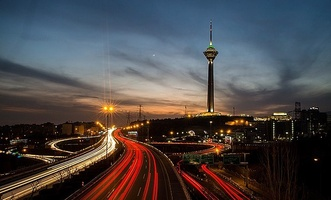
#> input picture images/milad_tower.jpg, 331 x 200 px, shrunk from 640 x 388 before the run
$ jupyter execute 06-Histograms.ipynb
#> lines starting #> are read from the running program, lines starting #| are printed output that depends on the picture
# =======================================
## Histograms are a great way to visualize individual color components
# =======================================

[cell 1]
import cv2
import numpy as np

# We need to import matplotlib to create our histogram plots
from matplotlib import pyplot as plt

**cv2.calcHist(images, channels, mask, histSize, ranges[, hist[, accumulate]])**

- images : it is the source image of type uint8 or float32. it should be given in square brackets, ie, "[img]".
- channels : it is also given in square brackets. It is the index of channel for which we calculate histogram. For example, if input is grayscale image, its value is [0]. For color image, you can pass [0], [1] or [2] to calculate histogram of blue, green or red channel respectively.
- mask : mask image. To find histogram of full image, it is given as "None". But if you want to find histogram of particular region of image, you have to create a mask image for that and give it as mask. (I will show an example later.)
- histSize : this represents our BIN count. Need to be given in square brackets. For full scale, we pass [256].
- ranges : this is our RANGE. Normally, it is [0,256].

[cell 2]
image = cv2.imread('../../images/milad_tower.jpg')
#> image is the input picture: shape (200, 331, 3); mean B, G, R 73.5, 71.9, 76.2
histogram = cv2.calcHist([image], [0], None, [256], [0, 256])
#> histogram = 256 values, max 5934 at index 0, min 0 at index 195, mean 258.6

**numpy.ravel(a, order='C') --> Making the image flat**

- a  (array_like): Input array. The elements in a are read in the order specified by order, and packed as a 1-D array.

- order {‘C’,’F’, ‘A’, ‘K’}, optional: The elements of a are read using this index order. ‘C’ means to index the elements in row-major, C-style order, with the last axis index changing fastest, back to the first axis index changing slowest. ‘F’ means to index the elements in column-major, Fortran-style order, with the first index changing fastest, and the last index changing slowest. Note that the ‘C’ and ‘F’ options take no account of the memory layout of the underlying array, and only refer to the order of axis indexing. ‘A’ means to read the elements in Fortran-like index order if a is Fortran contiguous in memory, C-like order otherwise. ‘K’ means to read the elements in the order they occur in memory, except for reversing the data when strides are negative. By default, ‘C’ index order is used.

[cell 3]
# We plot a histogram, ravel() flatens our image array
plt.hist(image.ravel(), 256, [0, 256])
plt.show()
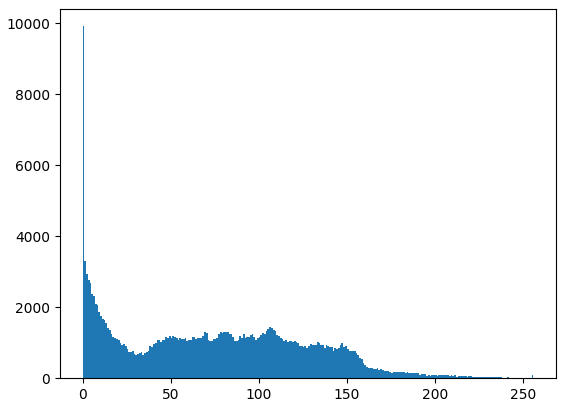
#> figure drawn by matplotlib, 1 panel; tallest bar 9911 high, from x = 0 to 1

[cell 4]
# Simply use 'imwrite' specificing the file name and the image to be saved
cv2.imwrite('histogram.jpg', cv2.merge(image))
#> Out = True
# cv2.imwrite('red.png', cv2.merge(image)

** Next we enumerate each color to calculate the amount of rgb intensity within each pixel**

[cell 5]
# Viewing Separate Color Channels
color = ('b', 'g', 'r')

# We now separate the colors and plot each in the Histogram
for i, col in enumerate(color):
    histogram2 = cv2.calcHist([image], [i], None, [256], [0, 256])
    plt.plot(histogram2, color = col)
    plt.xlim([0,256])

plt.show()
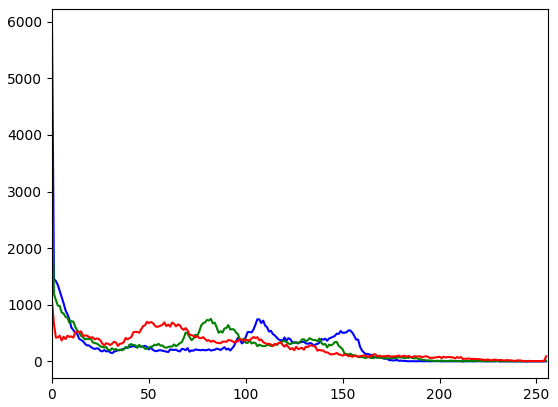
#> figure drawn by matplotlib, 1 panel; curve peaks at x = 0, y = 5934; curve peaks at x = 0, y = 2904; curve peaks at x = 0, y = 1073

[cell 6]
row, col = 1, 2
fig, axs = plt.subplots(row, col, figsize=(15, 10))
fig.tight_layout()

axs[0].imshow(image)
axs[0].set_title('Matplotlib Colors')

axs[1].imshow(cv2.cvtColor(image, cv2.COLOR_BGR2RGB))
axs[1].set_title('Original RGB Colors')

plt.show()
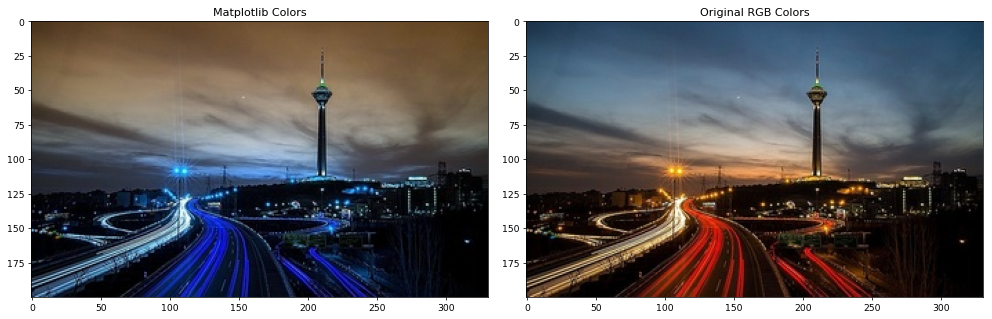
#> figure drawn by matplotlib, 2 panels; B, G, R data is drawn as R, G, B

# Another example of a histogram

[cell 7]
image_tobago = cv2.imread('../../images/tobago.jpg')
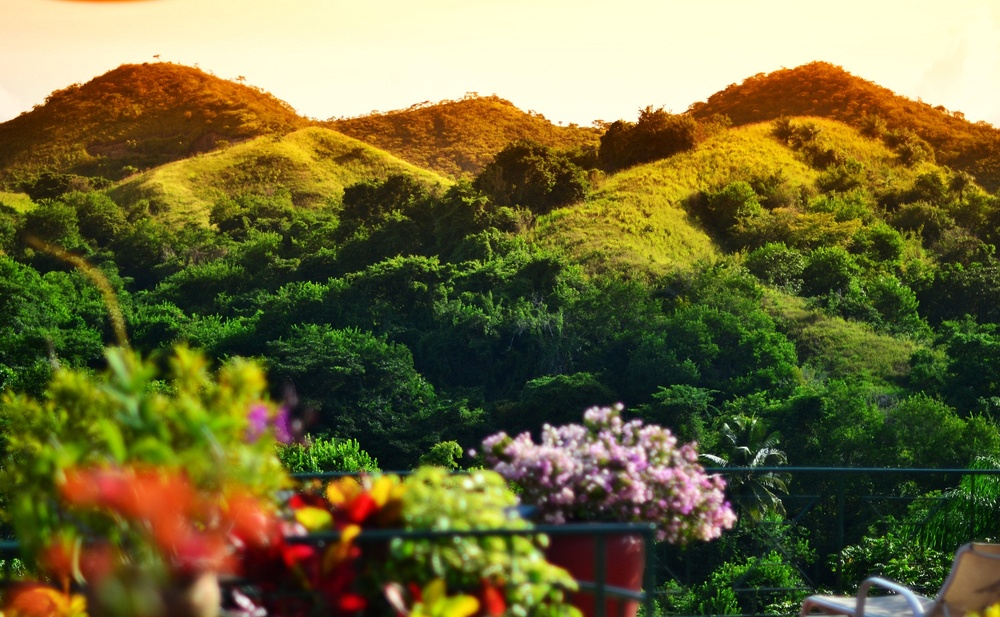
#> input picture images/tobago.jpg, 1000 x 617 px, shrunk from 1936 x 1194 before the run
#> image_tobago is the input picture: shape (617, 1000, 3); mean B, G, R 57.4, 105.2, 110.9

[cell 8]
histogram = cv2.calcHist([image_tobago], [0], None, [256], [0, 256])
#> histogram = 256 values, max 44483 at index 0, min 0 at index 252, mean 2410.2

# We plot a histogram, ravel() flatens our image array
plt.hist(image_tobago.ravel(), 256, [0, 256])
plt.show()
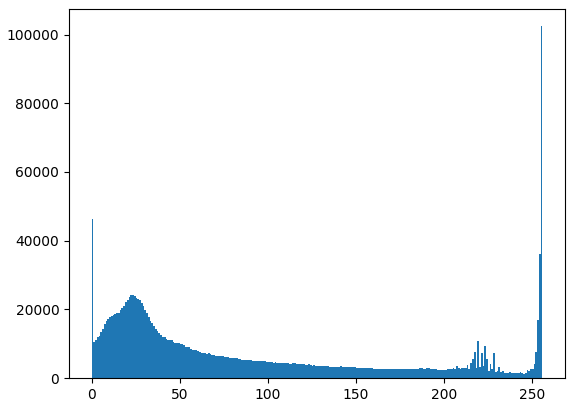
#> figure drawn by matplotlib, 1 panel; tallest bar 102420 high, from x = 255 to 256

[cell 9]
# Viewing Separate Color Channels
color = ('b', 'g', 'r')

# We now separate the colors and plot each in the Histogram
for i, col in enumerate(color):
    histogram2 = cv2.calcHist([image_tobago], [i], None, [256], [0, 256])
    plt.plot(histogram2, color = col)
    plt.xlim([0,256])

plt.show()
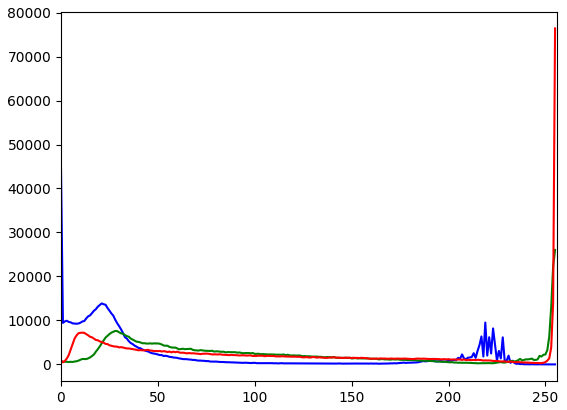
#> figure drawn by matplotlib, 1 panel; curve peaks at x = 0, y = 44483; curve peaks at x = 255, y = 26017; curve peaks at x = 255, y = 76402

[cell 10]
row, col = 1, 2
fig, axs = plt.subplots(row, col, figsize=(15, 10))
fig.tight_layout()

axs[0].imshow(image_tobago)
axs[0].set_title('Matplotlib Colors')

axs[1].imshow(cv2.cvtColor(image_tobago, cv2.COLOR_BGR2RGB))
axs[1].set_title('Original RGB Colors')

plt.show()
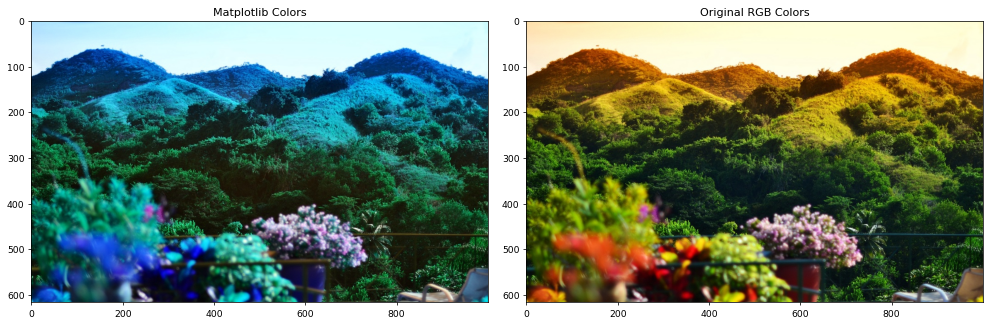
#> figure drawn by matplotlib, 2 panels; B, G, R data is drawn as R, G, B
